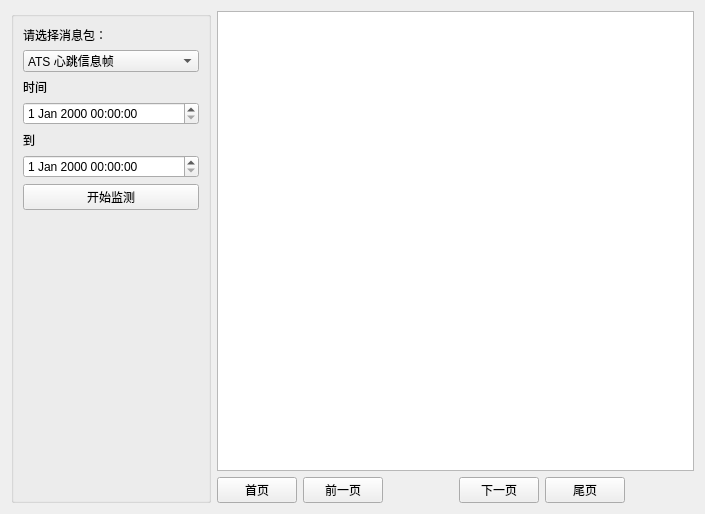
<?xml version="1.0" encoding="UTF-8"?>
<ui version="4.0">
 <class>AtsMonitorVobc</class>
 <widget class="QWidget" name="AtsMonitorVobc">
  <property name="geometry">
   <rect>
    <x>0</x>
    <y>0</y>
    <width>705</width>
    <height>514</height>
   </rect>
  </property>
  <property name="windowTitle">
   <string>Form</string>
  </property>
  <layout class="QGridLayout" name="gridLayout">
   <item row="0" column="0" rowspan="2">
    <widget class="QGroupBox" name="groupBox">
     <property name="minimumSize">
      <size>
       <width>200</width>
       <height>0</height>
      </size>
     </property>
     <property name="title">
      <string/>
     </property>
     <layout class="QGridLayout" name="gridLayout_2">
      <item row="0" column="0">
       <widget class="QLabel" name="label">
        <property name="text">
         <string>请选择消息包：</string>
        </property>
       </widget>
      </item>
      <item row="1" column="0">
       <widget class="QComboBox" name="comboBox">
        <item>
         <property name="text">
          <string>ATS 心跳信息帧</string>
         </property>
        </item>
        <item>
         <property name="text">
          <string>ATO 命令信息帧</string>
         </property>
        </item>
       </widget>
      </item>
      <item row="2" column="0">
       <widget class="QLabel" name="label_2">
        <property name="text">
         <string>时间</string>
        </property>
       </widget>
      </item>
      <item row="3" column="0">
       <widget class="QDateTimeEdit" name="dateTimeEdit"/>
      </item>
      <item row="4" column="0">
       <widget class="QLabel" name="label_3">
        <property name="text">
         <string>到</string>
        </property>
       </widget>
      </item>
      <item row="5" column="0">
       <widget class="QDateTimeEdit" name="dateTimeEdit_2"/>
      </item>
      <item row="6" column="0">
       <widget class="QPushButton" name="smonitor">
        <property name="text">
         <string>开始监测</string>
        </property>
       </widget>
      </item>
      <item row="7" column="0">
       <spacer name="verticalSpacer">
        <property name="orientation">
         <enum>Qt::Vertical</enum>
        </property>
        <property name="sizeHint" stdset="0">
         <size>
          <width>20</width>
          <height>307</height>
         </size>
        </property>
       </spacer>
      </item>
     </layout>
    </widget>
   </item>
   <item row="0" column="1" colspan="6">
    <widget class="QTableView" name="tableView"/>
   </item>
   <item row="1" column="1">
    <widget class="QPushButton" name="firstbutton">
     <property name="text">
      <string>首页</string>
     </property>
    </widget>
   </item>
   <item row="1" column="2">
    <widget class="QPushButton" name="prebutton">
     <property name="text">
      <string>前一页</string>
     </property>
    </widget>
   </item>
   <item row="1" column="3">
    <widget class="QLabel" name="page">
     <property name="text">
      <string/>
     </property>
    </widget>
   </item>
   <item row="1" column="4">
    <widget class="QPushButton" name="nextbutton">
     <property name="text">
      <string>下一页</string>
     </property>
    </widget>
   </item>
   <item row="1" column="5">
    <widget class="QPushButton" name="lastbutton">
     <property name="text">
      <string>尾页</string>
     </property>
    </widget>
   </item>
   <item row="1" column="6">
    <widget class="QLabel" name="totalcount">
     <property name="text">
      <string/>
     </property>
    </widget>
   </item>
  </layout>
 </widget>
 <resources/>
 <connections/>
</ui>
